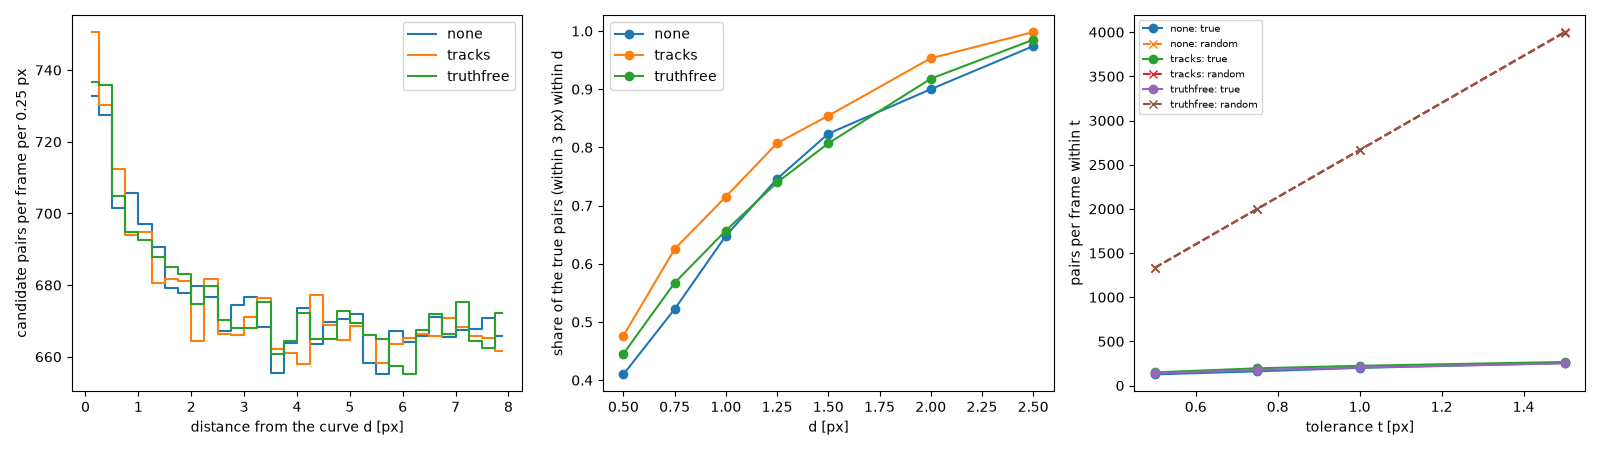

Recreate this plot in Python.
"""V1 (plan, section 3): the benefit, truth-free.  A field fitted on half of T1's frames, applied to the other half's
detections: are the true pairs sharper?

    python v1_benefit.py [--base t1_m15] [--variants tracks=t1_m15_v1trk tf=t1_m15_v1tf]

The fields are fitted on frames 0, 10, ..., 250 (v0_pattern.py: from the tracks; v0b_truthfree.py: from all candidate
pairs, no tracks).  gather.py --correct applies each to the detections of the held-out frames 5, 15, ..., 245 (every
detection moved by -c(d)) and recomputes S2's candidate pairs with the unchanged cameras.  On those frames, per
variant (no field = the base gather's frames):
  - S2's estimate of the true pairs within a tolerance t (the curve distance d <= t) for t = 0.5, 0.75, 1.0, 1.5 px:
    the pairs within t minus the random ones, whose density per px comes from the band 4 <= d <= 8 px; the random
    pairs within t; the true share;
  - the true pairs' distance profile (S2's: the share of the true pairs within 3 px that lie within each d; T1's was
    58 % within 1 px on the 31 px frames);
  - the depth cue at the tracker's tolerances (0.8 px / 20 %, T1's shape model): the true and random pairs it keeps.
Judged (plan): sharper true pairs, the share within 1 px rising from 58 % towards 80 %; at a tighter tolerance the true
pairs kept and the random ones falling in proportion.
Writes v1_benefit_out.txt, .json and v1_benefit.png (with --name NAME: NAME_out.txt, ...).  V3's warp check
(--name v3a_warpcheck --variants detections=t1_m15_v1all warped=t1_vcwarp): the field fitted on all frames
applied to the detections, against T1's frames warped by it (v3_warp.py): the same statistics if the warp
works as intended (not held out: that field saw these frames).
"""
from __future__ import annotations

import argparse
import math
import os

import numpy as np

import selfcal as sc

TOLS = [0.5, 0.75, 1.0, 1.5]
BG0, BAND = 4.0, 8.0
GRID = [0.5, 0.75, 1.0, 1.25, 1.5, 2.0, 2.5]
HELD = list(range(5, 246, 10))


def shape_ok(dets, idx, z, model, tol=(0.8, 0.2)):
    """The depth cue: both RMS widths of the detections agree with the model at the pairs' depths."""
    A, zf, s0, dl, f = model["A_mm"], model["z_f_mm"], model["sigma0_px"], model["delta_mm"], model["f_px"]
    Lh = A * f * np.abs(1.0 / (z[:, 0] + dl) - 1.0 / zf)
    Lv = A * f * np.abs(1.0 / (z[:, 1] + dl) - 1.0 / zf)
    ph, pv = np.sqrt(Lh ** 2 / 16 + s0 ** 2), np.sqrt(Lv ** 2 / 16 + s0 ** 2)
    d = dets[idx]
    wh, wv = np.sqrt(d[:, 2] ** 2 / 12 + d[:, 4] ** 2), np.sqrt(d[:, 3] ** 2 / 12 + d[:, 5] ** 2)
    ag = lambda wm, wp: np.abs(wm - wp) <= np.maximum(tol[0], tol[1] * wp)  # noqa: E731
    return ag(wh, ph) & ag(wv, pv)


def stats(recs, models):
    nf = len(recs)
    d_all, cue = [], []
    n_det = []
    for g in recs:
        C = g["cand"]
        n_det.append([len(g["det0"]), len(g["det1"])])
        if not len(C):
            continue
        d_all.append(C[:, 5])
        ok = np.ones(len(C), bool)
        for c in (0, 1):
            idx = C[:, c].astype(int)
            z = g[f"z_cand{c}"]
            good = np.all(np.isfinite(z), axis=1)
            ok &= good & shape_ok(g[f"det{c}"], idx, np.where(good[:, None], z, 1e3), models[c])
        cue.append(ok)
    d = np.concatenate(d_all)
    cue = np.concatenate(cue)
    bg = (d >= BG0) & (d <= BAND)
    rate = bg.sum() / (BAND - BG0)                       # random pairs per px of d
    out = {"frames": nf, "detections_per_frame": np.mean(n_det, axis=0).tolist(), "tol": {}}
    for t in TOLS:
        s = int(np.sum(d <= t))
        rnd = rate * t
        tr = s - rnd
        se = math.sqrt(s + (t / (BAND - BG0)) ** 2 * bg.sum())
        sc_ = int(np.sum((d <= t) & cue))
        rnd_c = np.sum(bg & cue) / (BAND - BG0) * t
        out["tol"][str(t)] = {"true_per_frame": tr / nf, "true_se_per_frame": se / nf, "random_per_frame": rnd / nf,
                              "share": tr / s if s else None, "cue_true_per_frame": (sc_ - rnd_c) / nf,
                              "cue_random_per_frame": rnd_c / nf}
    h, e = np.histogram(d, bins=np.arange(0.0, BAND + 1e-9, 0.25))
    floor = h[e[:-1] >= BG0].mean()
    cum = np.cumsum(h - floor)
    tot = cum[e[1:] <= 3.0][-1]
    out["profile"] = {f"{x:.2f}": float(cum[np.searchsorted(e[1:], x)] / tot) for x in GRID}
    out["true_within_3px_per_frame"] = float(tot / nf)
    t15 = int(np.sum(d <= 1.5))
    t15c = int(np.sum((d <= 1.5) & cue))
    out["cue_true_kept"] = ((t15c - np.sum(bg & cue) / (BAND - BG0) * 1.5) /
                            max(t15 - rate * 1.5, 1e-9))
    out["cue_random_kept"] = float(np.sum(bg & cue) / max(bg.sum(), 1))
    out["hist"] = h.tolist()
    return out


def main():
    ap = argparse.ArgumentParser()
    ap.add_argument("--base", default="t1_m15")
    ap.add_argument("--variants", nargs="+", default=["tracks=t1_m15_v1trk", "truthfree=t1_m15_v1tf"])
    ap.add_argument("--name", default="v1_benefit", help="the outputs' stem (v3a_warpcheck: the warp check)")
    args = ap.parse_args()
    log = sc.Log(args.name)
    models = sc.load_json(os.path.join(sc.CASE_DATA, "T1_shape.json"))["cameras"]
    variants = [("none", args.base)] + [tuple(v.split("=")) for v in args.variants]
    out = {"held_out_frames": HELD, "variants": {}}
    log(f"V1: the held-out frames {HELD[0]}, {HELD[1]}, ..., {HELD[-1]} ({len(HELD)}); variants "
        + ", ".join(f"{a} ({b})" for a, b in variants))
    for name, gname in variants:
        recs = sc.load_gather(gname, frames=set(HELD))
        if len(recs) != len(HELD):
            raise SystemExit(f"{gname}: {len(recs)} of {len(HELD)} held-out frames gathered")
        s = stats(recs, models)
        out["variants"][name] = {"gather": gname, **s}
        log(f"  {name}: detections per frame {np.round(s['detections_per_frame'], 0).tolist()}; true pairs within 3 px "
            f"{s['true_within_3px_per_frame']:.0f} per frame; profile (share within d) "
            + ", ".join(f"{k} px {100 * v:.0f} %" for k, v in s["profile"].items()))
        for t in TOLS:
            r = s["tol"][str(t)]
            log(f"    t = {t:4.2f} px: true {r['true_per_frame']:6.1f} +- {r['true_se_per_frame']:.1f}, random "
                f"{r['random_per_frame']:6.1f}, true share {100 * r['share']:.1f} %; after the depth cue: true "
                f"{r['cue_true_per_frame']:.1f}, random {r['cue_random_per_frame']:.1f}")
        log(f"    the depth cue (t = 1.5): keeps {100 * s['cue_true_kept']:.0f} % of the true pairs and "
            f"{100 * s['cue_random_kept']:.1f} % of the random ones")
    base = out["variants"]["none"]
    for name, _g in variants[1:]:
        v = out["variants"][name]
        log(f"  {name} against none: within 1 px {100 * base['profile']['1.00']:.0f} % -> {100 * v['profile']['1.00']:.0f} %; "
            + "; ".join(f"t {t}: true {base['tol'][str(t)]['true_per_frame']:.0f} -> {v['tol'][str(t)]['true_per_frame']:.0f}"
                        f" ({100 * (v['tol'][str(t)]['true_per_frame'] / base['tol'][str(t)]['true_per_frame'] - 1):+.1f} %)"
                        for t in TOLS))
    import matplotlib
    matplotlib.use("Agg")
    import matplotlib.pyplot as plt
    fig, ax = plt.subplots(1, 3, figsize=(16, 4.5))
    for name, _g in variants:
        v = out["variants"][name]
        h = np.array(v["hist"])
        e = np.arange(0.0, BAND + 1e-9, 0.25)
        ax[0].step(0.5 * (e[1:] + e[:-1]), h / len(HELD), where="mid", label=name)
        ax[1].plot(GRID, [v["profile"][f"{x:.2f}"] for x in GRID], marker="o", label=name)
        ax[2].plot(TOLS, [v["tol"][str(t)]["true_per_frame"] for t in TOLS], marker="o", label=f"{name}: true")
        ax[2].plot(TOLS, [v["tol"][str(t)]["random_per_frame"] for t in TOLS], marker="x", ls="--",
                   label=f"{name}: random")
    ax[0].set_xlabel("distance from the curve d [px]")
    ax[0].set_ylabel("candidate pairs per frame per 0.25 px")
    ax[0].legend()
    ax[1].set_xlabel("d [px]")
    ax[1].set_ylabel("share of the true pairs (within 3 px) within d")
    ax[1].legend()
    ax[2].set_xlabel("tolerance t [px]")
    ax[2].set_ylabel("pairs per frame within t")
    ax[2].legend(fontsize=7)
    fig.tight_layout()
    fig.savefig(os.path.join(sc.HERE, f"{args.name}.png"), dpi=100)
    plt.close(fig)
    log.save(out)


if __name__ == "__main__":
    main()
